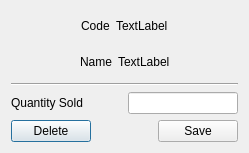
<?xml version="1.0" encoding="UTF-8"?>
<ui version="4.0">
 <class>menu_this_day</class>
 <widget class="QDialog" name="menu_this_day">
  <property name="geometry">
   <rect>
    <x>0</x>
    <y>0</y>
    <width>249</width>
    <height>153</height>
   </rect>
  </property>
  <property name="windowTitle">
   <string>Menu This Day</string>
  </property>
  <layout class="QGridLayout" name="gridLayout">
   <item row="0" column="0" colspan="4">
    <layout class="QHBoxLayout" name="horizontalLayout">
     <item>
      <spacer name="horizontalSpacer">
       <property name="orientation">
        <enum>Qt::Horizontal</enum>
       </property>
       <property name="sizeHint" stdset="0">
        <size>
         <width>40</width>
         <height>20</height>
        </size>
       </property>
      </spacer>
     </item>
     <item>
      <widget class="QLabel" name="label">
       <property name="text">
        <string>Code</string>
       </property>
      </widget>
     </item>
     <item>
      <widget class="QLabel" name="menuperday_code_label">
       <property name="text">
        <string>TextLabel</string>
       </property>
      </widget>
     </item>
     <item>
      <spacer name="horizontalSpacer_2">
       <property name="orientation">
        <enum>Qt::Horizontal</enum>
       </property>
       <property name="sizeHint" stdset="0">
        <size>
         <width>40</width>
         <height>20</height>
        </size>
       </property>
      </spacer>
     </item>
    </layout>
   </item>
   <item row="1" column="0" colspan="4">
    <layout class="QHBoxLayout" name="horizontalLayout_3">
     <item>
      <spacer name="horizontalSpacer_6">
       <property name="orientation">
        <enum>Qt::Horizontal</enum>
       </property>
       <property name="sizeHint" stdset="0">
        <size>
         <width>40</width>
         <height>20</height>
        </size>
       </property>
      </spacer>
     </item>
     <item>
      <widget class="QLabel" name="label_4">
       <property name="text">
        <string>Name</string>
       </property>
      </widget>
     </item>
     <item>
      <widget class="QLabel" name="menuperday_name_label">
       <property name="text">
        <string>TextLabel</string>
       </property>
      </widget>
     </item>
     <item>
      <spacer name="horizontalSpacer_7">
       <property name="orientation">
        <enum>Qt::Horizontal</enum>
       </property>
       <property name="sizeHint" stdset="0">
        <size>
         <width>40</width>
         <height>20</height>
        </size>
       </property>
      </spacer>
     </item>
    </layout>
   </item>
   <item row="2" column="0" colspan="4">
    <widget class="Line" name="line">
     <property name="orientation">
      <enum>Qt::Horizontal</enum>
     </property>
    </widget>
   </item>
   <item row="3" column="0">
    <widget class="QLabel" name="label_2">
     <property name="text">
      <string>Quantity Sold</string>
     </property>
    </widget>
   </item>
   <item row="3" column="2" colspan="2">
    <widget class="QLineEdit" name="menuperday_quantity_linedit"/>
   </item>
   <item row="4" column="0">
    <widget class="QPushButton" name="menuperday_delete_button">
     <property name="text">
      <string>Delete</string>
     </property>
    </widget>
   </item>
   <item row="4" column="1" colspan="2">
    <spacer name="horizontalSpacer_3">
     <property name="orientation">
      <enum>Qt::Horizontal</enum>
     </property>
     <property name="sizeHint" stdset="0">
      <size>
       <width>40</width>
       <height>20</height>
      </size>
     </property>
    </spacer>
   </item>
   <item row="4" column="3">
    <widget class="QPushButton" name="menuperday_save_button">
     <property name="text">
      <string>Save</string>
     </property>
    </widget>
   </item>
  </layout>
 </widget>
 <tabstops>
  <tabstop>menuperday_quantity_linedit</tabstop>
  <tabstop>menuperday_save_button</tabstop>
  <tabstop>menuperday_delete_button</tabstop>
 </tabstops>
 <resources/>
 <connections/>
</ui>
